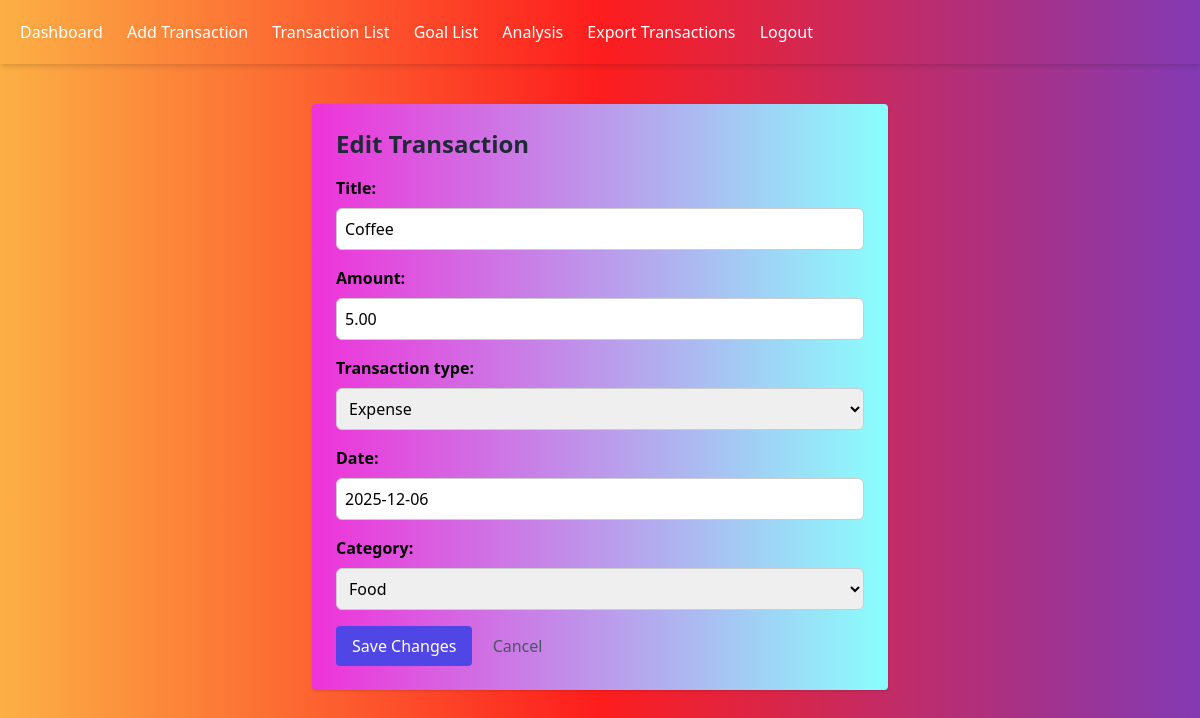
Page /finance/transaction/29/edit/ (signed in) on the committed database.
### finance/models.py (models this page shows, shortened)
class Trans(models.Model):
    TRANSACTION_TYPES = [
        ("income", "Income"),
        ("expense", "Expense"),
    ]
    CATEGORY_CHOICES = [
        ("salary", "Salary"),
        ("business", "Business"),
        ("food", "Food"),
        ("entertainment", "Entertainment"),
        ("utilities", "Utilities"),
        ("transportation", "Transportation"),
        ("health", "Health"),
        ("others", "Others"),
    ]
    user = models.ForeignKey(User, on_delete=models.CASCADE)
    title = models.CharField(max_length=100)
    amount = models.DecimalField(max_digits=10, decimal_places=2)
    transaction_type = models.CharField(max_length=10, choices=TRANSACTION_TYPES)
    date = models.DateField()
    category = models.CharField(max_length=50, choices=CATEGORY_CHOICES)

### finance/views.py (the view)
class TransactionUpdateView(LoginRequiredMixin, UpdateView):
    model = Trans
    form_class = TransactionForm # pragma: no cover
    template_name = 'finance/edit_transaction.html'
    success_url = reverse_lazy('transaction_list')
    def get_queryset(self):
        return Trans.objects.filter(user=self.request.user)

### finance/forms.py (shortened to what this page needs)
class TransactionForm(forms.ModelForm):
    class Meta:
        model = Trans
        fields = ["title", "amount", "transaction_type", "date", "category"]
    def __init__(self, *args, **kwargs):
        transaction_type = kwargs.pop("transaction_type", None)
        super().__init__(*args, **kwargs)
        if transaction_type == "income":
            self.fields["category"].choices = [
                ("salary", "Salary"),
                ("business", "Business"),
            ]
        else:
            self.fields["category"].choices = [
                ("food", "Food"),
                ("entertainment", "Entertainment"),
                ("utilities", "Utilities"),
                ("transportation", "Transportation"),
                ("health", "Health"),
                ("others", "Others"),
            ]

### finance/templates/finance/edit_transaction.html (shortened to what this page needs)
{%extends "finance/base.html" %}
{% block content %}
<div class="max-w-xl mx-auto mt-10 bg-gradient-to-r from-[#ef32d9] to-[#89fffd]  p-6 rounded shadow">
  <h2 class="text-2xl font-bold mb-4 text-gray-800">Edit Transaction</h2>
  <form method="post">
    {{ form.as_p }}
    <button type="submit" class="bg-indigo-600 text-white px-4 py-2 rounded hover:bg-blue-700">
      Save Changes
    </button>
    <a href="{% url 'transaction_list' %}" class="ml-4 text-gray-600 hover:underline">Cancel</a>
  </form>
</div>
{% endblock %}

### finance/templates/finance/edit_transaction.html (style rules this page uses)
form p { margin-bottom: 1rem; }
form label { display: block; font-weight: 600; margin-bottom: 0.5rem; }
form input, form select, form textarea { width: 100%; padding: 0.5rem; border: 1px solid #ccc; border-radius: 0.375rem; }

### rows in the picture
Trans: title "Coffee", amount "5.00", transaction_type "Expense", date "2025-12-06", category "Food"
